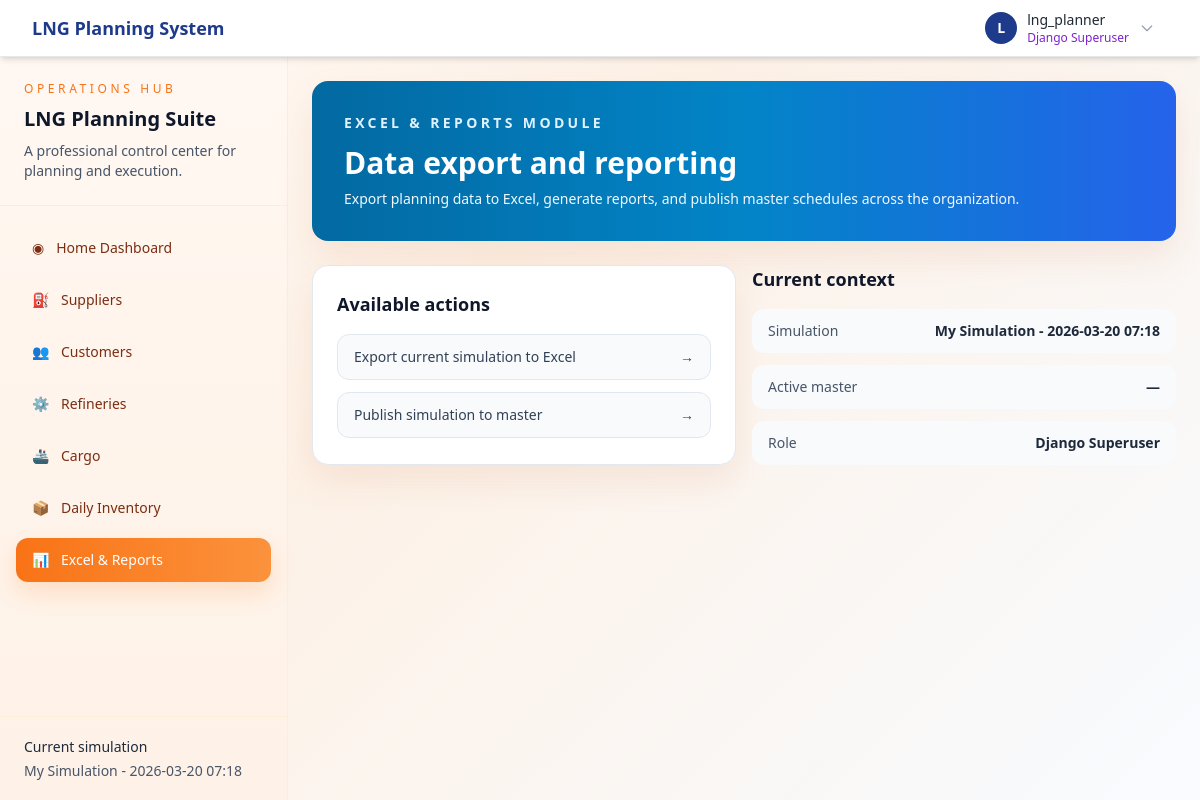
The app's page /dashboard/section/excel/ (signed in), older data.
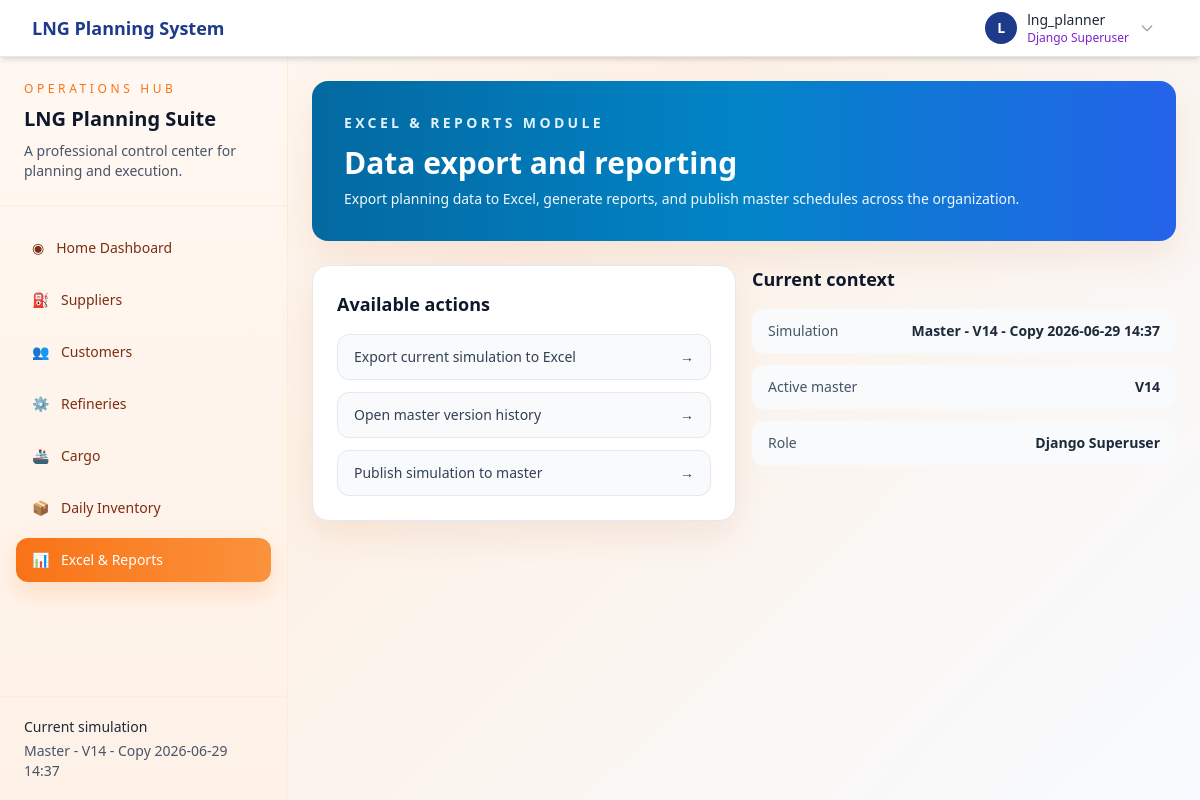
The same page, newer data.
### lng_planner/models.py (models this page shows, shortened)
class Simulation(models.Model):
    user = models.ForeignKey(User, on_delete=models.CASCADE, related_name='simulations', null=True, blank=True)
    name = models.CharField(max_length=200, default='Untitled Simulation')
    start_date = models.DateField()
    end_date = models.DateField()
    created_at = models.DateTimeField(auto_now_add=True)
    updated_at = models.DateTimeField(auto_now=True)
    is_active = models.BooleanField(default=True)
    is_master = models.BooleanField(default=False, help_text="Master simulation loaded from SAP")
    sap_api_url = models.URLField(blank=True, help_text="SAP API URL for refreshing master data")
    last_sap_sync = models.DateTimeField(null=True, blank=True, help_text="Last time master data was synced from SAP")
    master_version = models.ForeignKey(
        MasterVersion,
        on_delete=models.SET_NULL,
        null=True,
        blank=True,
        related_name='simulations',
        help_text="Master version this simulation was created from"
    )
    class Meta:
        ordering = ['-updated_at']

class MasterVersion(models.Model):
    SOURCE_CHOICES = [
        ('SAP', 'SAP Integration'),
        ('SIMULATION', 'Simulation Publish'),
    ]
    version_number = models.CharField(max_length=50, unique=True)  # e.g., "V1", "V2"
    name = models.CharField(max_length=200, help_text="Descriptive name for this version")
    source_type = models.CharField(max_length=20, choices=SOURCE_CHOICES)
    created_by = models.ForeignKey(User, on_delete=models.SET_NULL, null=True)
    created_at = models.DateTimeField(auto_now_add=True)
    description = models.TextField(blank=True, help_text="Optional description of changes")
    is_active = models.BooleanField(default=False, help_text="Currently active master version")
    source_simulation = models.ForeignKey(
        'Simulation',
        on_delete=models.SET_NULL,
        null=True,
        blank=True,
        related_name='master_versions'
    )
    class Meta:
        ordering = ['-created_at']
        verbose_name = "Master Version"
        verbose_name_plural = "Master Versions"

### lng_planner/views.py (the view)
# urls.py: path('dashboard/section/<str:section>/', views.dashboard_section, name='dashboard_section'),
@login_required
def dashboard_section(request, section):
    valid_sections = {'suppliers', 'customers', 'refineries', 'cargo', 'inventory', 'excel'}
    if section not in valid_sections:
        raise Http404('Section not found')
    context = _build_dashboard_context(request)
    context['active_section'] = section
    context['section_title'] = {
        'suppliers': 'Supplier Operations',
        'customers': 'Customer Management',
        'refineries': 'Refinery Planning',
        'cargo': 'Cargo Operations',
        'inventory': 'Daily Inventory Projection',
        'excel': 'Excel & Reports',
    }[section]
    return render(request, f'lng_planner/dashboard_{section}.html', context)

### lng_planner/templates/lng_planner/dashboard_excel.html
{% extends 'lng_planner/dashboard_shell.html' %}
{% block dashboard_content %}
<div class="space-y-6">
    <div class="rounded-2xl border-0 bg-gradient-to-r from-sky-700 via-sky-600 to-blue-600 p-8 card-glow text-white">
        <div class="flex flex-col gap-4 lg:flex-row lg:items-center lg:justify-between">
            <div>
                <p class="text-sm font-semibold uppercase tracking-[0.24em] text-sky-100">Excel & Reports module</p>
                <h1 class="mt-3 text-3xl font-bold">Data export and reporting</h1>
                <p class="mt-2 text-sm text-sky-50">Export planning data to Excel, generate reports, and publish master schedules across the organization.</p>
            </div>
        </div>
    </div>
    <div class="grid gap-4 lg:grid-cols-2">
        <div class="rounded-2xl border border-slate-200 bg-white p-6 card-glow">
            <h2 class="text-lg font-semibold text-slate-900">Available actions</h2>
            <div class="mt-4 space-y-3">
                {% if active_simulation %}
                <a href="{% url 'lng_planner:export_excel' active_simulation.id %}" class="flex items-center justify-between rounded-xl border border-slate-200 bg-slate-50 px-4 py-3 text-sm font-medium text-slate-700 hover:bg-slate-100">Export current simulation to Excel <span>→</span></a>
                {% endif %}
                {% if current_master_version %}
                <a href="{% url 'lng_planner:master_history' %}" class="flex items-center justify-between rounded-xl border border-slate-200 bg-slate-50 px-4 py-3 text-sm font-medium text-slate-700 hover:bg-slate-100">Open master version history <span>→</span></a>
                {% endif %}
                {% if active_simulation and not is_viewing_master %}
                <a href="{% url 'lng_planner:publish_to_master' active_simulation.id %}" class="flex items-center justify-between rounded-xl border border-slate-200 bg-slate-50 px-4 py-3 text-sm font-medium text-slate-700 hover:bg-slate-100">Publish simulation to master <span>→</span></a>
                {% endif %}
            </div>
        </div>
        <div class=\"rounded-2xl border border-orange-100 bg-white p-6 card-glow\">
            <h2 class="text-lg font-semibold text-slate-900">Current context</h2>
            <div class="mt-4 space-y-3 text-sm text-slate-600">
                <div class="flex items-center justify-between rounded-xl bg-slate-50 px-4 py-3"><span>Simulation</span><span class="font-semibold text-slate-800">{{ active_simulation.name|default:'—' }}</span></div>
                <div class="flex items-center justify-between rounded-xl bg-slate-50 px-4 py-3"><span>Active master</span><span class="font-semibold text-slate-800">{{ current_master_version.version_number|default:'—' }}</span></div>
                <div class="flex items-center justify-between rounded-xl bg-slate-50 px-4 py-3"><span>Role</span><span class="font-semibold text-slate-800">{% if is_super_user %}Django Superuser{% elif is_planning_admin %}Planning Admin{% else %}Planner{% endif %}</span></div>
            </div>
        </div>
    </div>
</div>
{% endblock %}

### lng_planner/templates/lng_planner/dashboard_shell.html (shortened to what this page needs)
{% load static %}
<!DOCTYPE html>
<html lang="en">
<head>
    <script src="https://cdn.tailwindcss.com"></script>
</head>
<body class="min-h-screen text-slate-800">
    {% include 'lng_planner/navbar.html' %}
    <div class="flex min-h-[calc(100vh-3.5rem)]">
        <aside class="hidden lg:flex w-72 flex-col border-r border-orange-100 bg-gradient-to-b from-[#fff8f2] via-[#fff4eb] to-[#fef2e8] text-slate-700">
            <div class="border-b border-orange-100 px-6 py-6">
                <p class="text-xs uppercase tracking-[0.3em] text-orange-500">Operations Hub</p>
                <h2 class="mt-2 text-xl font-semibold text-slate-900">LNG Planning Suite</h2>
                <p class="mt-2 text-sm text-slate-600">A professional control center for planning and execution.</p>
            </div>
            <nav class="flex-1 space-y-2 px-4 py-5">
                <a href="{% url 'lng_planner:dashboard' %}" class="sidebar-link {% if active_section == 'home' %}active{% endif %} flex items-center gap-3 rounded-xl px-4 py-3 text-sm font-medium">
                    <span>◉</span><span>Home Dashboard</span>
                </a>
                <a href="{% url 'lng_planner:dashboard_section' 'suppliers' %}" class="sidebar-link {% if active_section == 'suppliers' %}active{% endif %} flex items-center gap-3 rounded-xl px-4 py-3 text-sm font-medium">
                    <span>⛽</span><span>Suppliers</span>
                </a>
                <a href="{% url 'lng_planner:dashboard_section' 'customers' %}" class="sidebar-link {% if active_section == 'customers' %}active{% endif %} flex items-center gap-3 rounded-xl px-4 py-3 text-sm font-medium">
                    <span>👥</span><span>Customers</span>
                </a>
                <a href="{% url 'lng_planner:dashboard_section' 'refineries' %}" class="sidebar-link {% if active_section == 'refineries' %}active{% endif %} flex items-center gap-3 rounded-xl px-4 py-3 text-sm font-medium">
                    <span>⚙️</span><span>Refineries</span>
                </a>
                <a href="{% url 'lng_planner:dashboard_section' 'cargo' %}" class="sidebar-link {% if active_section == 'cargo' %}active{% endif %} flex items-center gap-3 rounded-xl px-4 py-3 text-sm font-medium">
                    <span>🚢</span><span>Cargo</span>
                </a>
                <a href="{% url 'lng_planner:dashboard_section' 'inventory' %}" class="sidebar-link {% if active_section == 'inventory' %}active{% endif %} flex items-center gap-3 rounded-xl px-4 py-3 text-sm font-medium">
                    <span>📦</span><span>Daily Inventory</span>
                </a>
                <a href="{% url 'lng_planner:dashboard_section' 'excel' %}" class="sidebar-link {% if active_section == 'excel' %}active{% endif %} flex items-center gap-3 rounded-xl px-4 py-3 text-sm font-medium">
                    <span>📊</span><span>Excel & Reports</span>
                </a>
            </nav>
            <div class="border-t border-orange-100 px-6 py-5 text-sm text-slate-600">
                <p class="font-medium text-slate-800">Current simulation</p>
                <p class="mt-1">{{ active_simulation.name|default:'No active simulation' }}</p>
            </div>
        </aside>
        <main class="flex-1 p-4 lg:p-6">
            {% block dashboard_content %}{% endblock %}
        </main>
    </div>
</body>
</html>

Row changes from the older to the newer data that the page shows:
no longer on this page (row edited): Simulation: name "My Simulation - 2026-03-20 07:18"
added Simulation: name "Master - V14 - Copy 2026-06-29 14:37"
added MasterVersion: version_number "V14"
Text that changed along with them:
{{ current_master_version.version_number|default:'—' }}: "—" → (not shown)
text now shown: "Open master version history →"
